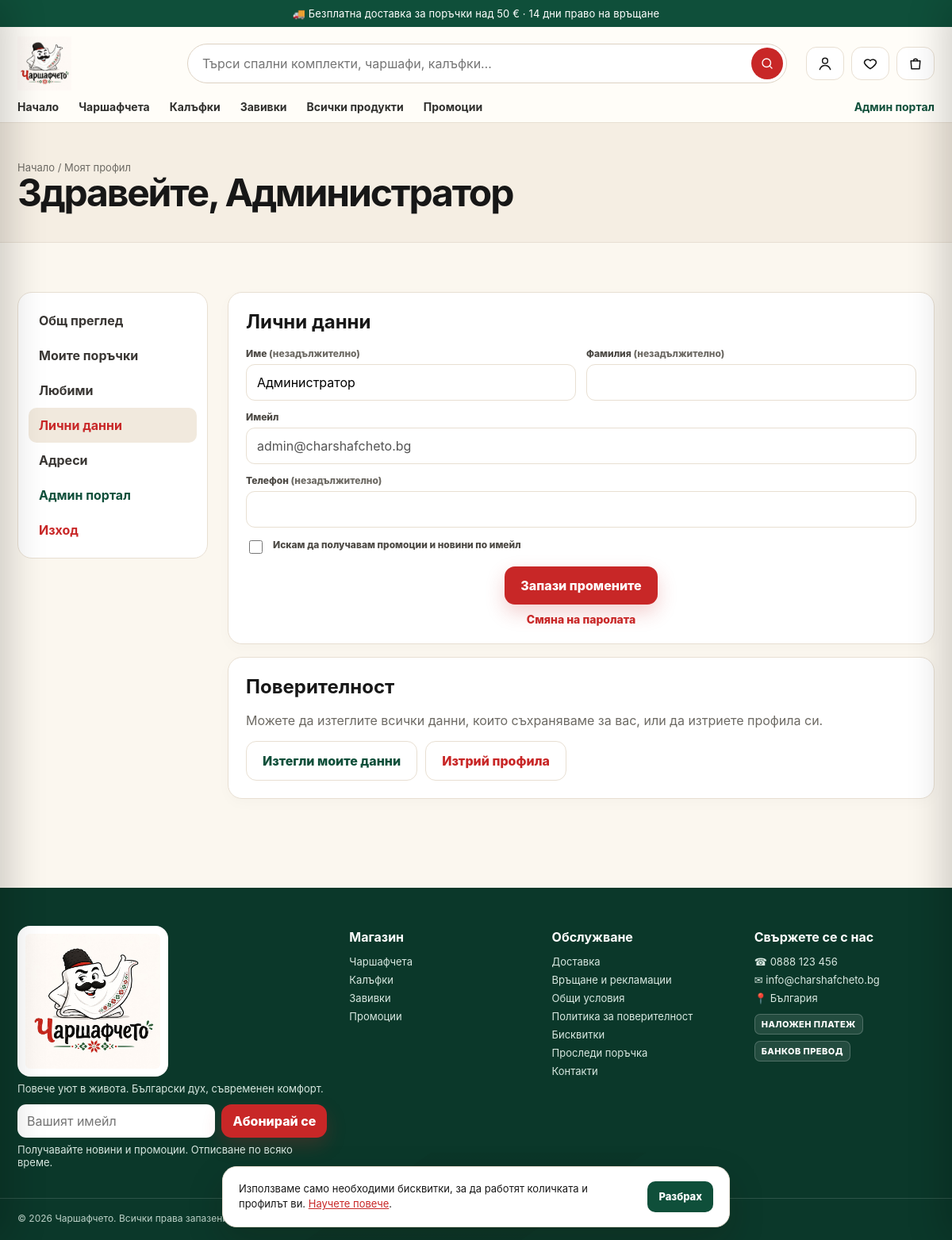
The page /account/profile/ (signed in) on the database its author committed.
### core/models.py (models this page shows, shortened)
class SiteSettings(models.Model):
    CURRENCY_CHOICES = [("EUR", "EUR (€)"), ("BGN", "BGN (лв.)")]
    store_name = models.CharField("име на магазина", max_length=80, default="Чаршафчето")
    tagline = models.CharField("слоган", max_length=160, default="Повече уют в живота")
    announcement = models.CharField(
        "лента с обява",
        max_length=200,
        blank=True,
        default="🚚 Безплатна доставка за поръчки над 50 € · 14 дни право на връщане",
    )
    currency = models.CharField("валута", max_length=3, choices=CURRENCY_CHOICES, default="EUR")
    show_secondary_currency = models.BooleanField(
        "показвай и цена в лева", default=True, help_text="Двойно обозначаване EUR / BGN по фиксирания курс."
    )
    free_shipping_threshold = models.DecimalField(
        "безплатна доставка над", max_digits=10, decimal_places=2, default=Decimal("50.00")
    )
    vat_rate = models.DecimalField("ДДС %", max_digits=5, decimal_places=2, default=Decimal("20.00"))
    prices_include_vat = models.BooleanField("цените са с ДДС", default=True)
    low_stock_threshold = models.PositiveIntegerField("праг за ниска наличност", default=5)
    contact_email = models.EmailField("имейл за контакт", default="info@charshafcheto.bg")
    orders_email = models.EmailField("имейл за известия за поръчки", default="orders@charshafcheto.bg")
    contact_phone = models.CharField("телефон", max_length=40, default="0888 123 456")
    address = models.CharField("адрес", max_length=200, default="България")
    company_name = models.CharField("фирма", max_length=120, blank=True)
    company_eik = models.CharField("ЕИК", max_length=20, blank=True)
    bank_iban = models.CharField("IBAN за банков превод", max_length=40, blank=True)
    bank_name = models.CharField("банка", max_length=80, blank=True)
    facebook_url = models.URLField(blank=True)
    instagram_url = models.URLField(blank=True)
    meta_description = models.CharField(
        "SEO описание",
        max_length=300,
        default="Спални комплекти, чаршафи, калъфки и завивки с български дух.",
    )
    updated_at = models.DateTimeField(auto_now=True)
    CACHE_KEY = "site_settings"
    class Meta:
        verbose_name = "настройки на магазина"
        verbose_name_plural = "настройки на магазина"
    @classmethod
    def load(cls):
        obj = cache.get(cls.CACHE_KEY)
        if obj is None:
            obj, _ = cls.objects.get_or_create(pk=1)
            cache.set(cls.CACHE_KEY, obj, 300)
        return obj

class Page(models.Model):
    title = models.CharField("заглавие", max_length=120)
    slug = models.SlugField(unique=True, allow_unicode=True)
    body = models.TextField("съдържание", help_text="Позволен е обикновен HTML.")
    show_in_footer = models.BooleanField("в долното меню", default=True)
    order = models.PositiveIntegerField(default=0)
    updated_at = models.DateTimeField(auto_now=True)
    class Meta:
        ordering = ["order", "title"]
        verbose_name = "страница"
        verbose_name_plural = "страници"
    def get_absolute_url(self):
        from django.urls import reverse
        return reverse("core:page", args=[self.slug])

### catalog/models.py (models this page shows, shortened)
class Category(models.Model):
    name = models.CharField("име", max_length=100)
    slug = models.SlugField(unique=True, max_length=120, blank=True)
    parent = models.ForeignKey(
        "self", null=True, blank=True, on_delete=models.SET_NULL, related_name="children", verbose_name="родител"
    )
    tagline = models.CharField("подзаглавие", max_length=160, blank=True)
    description = models.TextField("описание", blank=True)
    image = models.ImageField("изображение", upload_to="categories/", blank=True)
    is_active = models.BooleanField("активна", default=True)
    show_in_menu = models.BooleanField("в главното меню", default=True)
    position = models.PositiveIntegerField("подредба", default=0)
    class Meta:
        ordering = ["position", "name"]
        verbose_name = "категория"
        verbose_name_plural = "категории"
    def get_absolute_url(self):
        return reverse("catalog:category", args=[self.slug])

### accounts/models.py (models this page shows, shortened)
class User(AbstractUser):
    username = None
    email = models.EmailField("имейл", unique=True)
    phone = models.CharField("телефон", max_length=32, blank=True)
    marketing_consent = models.BooleanField("съгласие за маркетинг", default=False)
    email_verified = models.BooleanField("потвърден имейл", default=False)
    USERNAME_FIELD = "email"
    REQUIRED_FIELDS = []
    objects = UserManager()
    class Meta:
        verbose_name = "потребител"
        verbose_name_plural = "потребители"

### accounts/views.py (the view)
# urls.py: path("profile/", views.profile, name="profile"),
@login_required
def profile(request):
    form = ProfileForm(request.POST or None, instance=request.user)
    if request.method == "POST" and form.is_valid():
        form.save()
        messages.success(request, "Промените са записани.")
        return redirect("accounts:profile")
    return render(request, "accounts/profile.html", {"tab": "profile", "form": form})

### accounts/forms.py
class ProfileForm(forms.ModelForm):
    class Meta:
        model = User
        fields = ["first_name", "last_name", "phone", "marketing_consent"]
        labels = {"first_name": "Име", "last_name": "Фамилия", "marketing_consent": "Искам да получавам промоции и новини по имейл"}

### cart/cart.py (called while the page is built)
    def __len__(self):
        return sum(self.data.values())

    @property
    def count(self):
        return len(self)

### core/context_processors.py (called while the page is built)
def store(request):
    if request.path.startswith(("/static/", "/media/")):
        return {}
    wishlist_ids = set()
    if request.user.is_authenticated:
        wishlist_ids = set(WishlistItem.objects.filter(user=request.user).values_list("product_id", flat=True))
    else:
        wishlist_ids = set(request.session.get("wishlist", []))
    return {
        "store": SiteSettings.load(),
        "cart": Cart(request),
        "wishlist_ids": wishlist_ids,
        "menu_categories": Category.objects.filter(is_active=True, show_in_menu=True, parent__isnull=True),
        "footer_pages": Page.objects.filter(show_in_footer=True),
        "card_payments_enabled": bool(settings.STRIPE_SECRET_KEY),
        "SITE_URL": settings.SITE_URL,
    }

### templates/accounts/profile.html
{% extends "accounts/_layout.html" %}
{% block panel %}
<div class="panel">
  <h2>Лични данни</h2>
  <form method="post" class="form-grid">{% csrf_token %}
    {% include "_field.html" with field=form.first_name %}
    {% include "_field.html" with field=form.last_name %}
    <div class="field full"><label>Имейл</label><input value="{{ user.email }}" disabled></div>
    {% include "_field.html" with field=form.phone class="full" %}
    {% include "_field.html" with field=form.marketing_consent class="full" %}
    <div class="field full form-actions"><button class="btn btn-primary">Запази промените</button><a class="text-link" href="{% url 'accounts:password_change' %}">Смяна на паролата</a></div>
  </form>
</div>
<div class="panel" style="margin-top:16px">
  <h2>Поверителност</h2>
  <p class="muted">Можете да изтеглите всички данни, които съхраняваме за вас, или да изтриете профила си.</p>
  <div class="form-actions"><a class="btn btn-secondary" href="{% url 'accounts:export' %}">Изтегли моите данни</a><a class="btn btn-ghost" style="color:var(--red)" href="{% url 'accounts:delete' %}">Изтрий профила</a></div>
</div>
{% endblock %}

### templates/accounts/_layout.html (shortened to what this page needs)
{% extends "base.html" %}
{% block content %}
<section class="page-hero"><div class="shell"><nav class="crumb"><a href="{% url 'core:home' %}">Начало</a> / Моят профил</nav><h1>Здравейте, {{ user.first_name|default:user.email }}</h1></div></section>
<section class="section"><div class="shell account-layout">
  <aside class="side">
    <a href="{% url 'accounts:dashboard' %}" class="{% if tab == 'dashboard' %}active{% endif %}">Общ преглед</a>
    <a href="{% url 'accounts:orders' %}" class="{% if tab == 'orders' %}active{% endif %}">Моите поръчки</a>
    <a href="{% url 'catalog:wishlist' %}">Любими</a>
    <a href="{% url 'accounts:profile' %}" class="{% if tab == 'profile' %}active{% endif %}">Лични данни</a>
    <a href="{% url 'accounts:addresses' %}" class="{% if tab == 'addresses' %}active{% endif %}">Адреси</a>
    {% if user.is_staff %}<a href="{% url 'dashboard:home' %}" style="color:var(--green)">Админ портал</a>{% endif %}
    <form method="post" action="{% url 'accounts:logout' %}">{% csrf_token %}<button>Изход</button></form>
  </aside>
  <div>
    {% block panel %}{% endblock %}
  </div>
</div></section>
{% endblock %}

### templates/base.html (shortened to what this page needs)
{% load static store_tags %}<!doctype html>
<html lang="bg">
<head>
  <link rel="stylesheet" href="{% static 'css/store.css' %}">
</head>
<body>
{% if store.announcement %}<div class="announcement">{{ store.announcement }}</div>{% endif %}
<header class="header">
  <div class="shell">
    <div class="header-main">
      <a class="brand" href="{% url 'core:home' %}"><img src="{% static 'img/logo.png' %}" alt="{{ store.store_name }}" width="68" height="68"></a>
      <form class="search-wrap" action="{% url 'catalog:shop' %}" method="get" role="search">
        <input id="globalSearch" class="search" name="q" placeholder="Търси спални комплекти, чаршафи, калъфки…" value="{{ request.GET.q|default:'' }}" autocomplete="off">
        <button class="search-btn" aria-label="Търси"><svg class="i"><use href="#i-search"/></svg></button>
      </form>
      <div class="header-actions">
        <a class="icon-btn" href="{% url 'accounts:dashboard' %}" title="Моят профил" aria-label="Моят профил"><svg class="i"><use href="#i-user"/></svg></a>
        <a class="icon-btn" href="{% url 'catalog:wishlist' %}" title="Любими" aria-label="Любими" data-wishlist-link><svg class="i"><use href="#i-heart"/></svg></a>
        <a class="icon-btn" href="{% url 'cart:detail' %}" title="Количка" aria-label="Количка" data-cart-open><svg class="i"><use href="#i-bag"/></svg></a>
      </div>
    </div>
    <nav class="nav" aria-label="Основна навигация">
      <a href="{% url 'core:home' %}" {% if request.resolver_match.url_name == 'home' %}class="active"{% endif %}>Начало</a>
      {% for cat in menu_categories %}<a href="{{ cat.get_absolute_url }}" {% if current_category.pk == cat.pk %}class="active"{% endif %}>{{ cat.name }}</a>{% endfor %}
      <a href="{% url 'catalog:shop' %}" {% if request.resolver_match.url_name == 'shop' and not current_category %}class="active"{% endif %}>Всички продукти</a>
      <a href="{% url 'catalog:sale' %}" class="accent">Промоции</a>
      {% if user.is_staff %}<a href="{% url 'dashboard:home' %}" class="admin-link">Админ портал</a>{% endif %}
    </nav>
  </div>
</header>
<main id="main">{% block content %}{% endblock %}</main>
<footer class="footer">
  <div class="shell footer-grid">
    <div>
      <img class="footer-logo" src="{% static 'img/logo.png' %}" alt="{{ store.store_name }}" loading="lazy">
      <p>{{ store.tagline }}. Български дух, съвременен комфорт.</p>
      <form class="newsletter" method="post" action="{% url 'core:newsletter' %}">{% csrf_token %}
        <input id="nlEmail" type="email" name="email" placeholder="Вашият имейл" required>
        <button class="btn btn-primary">Абонирай се</button>
      </form>
      <p class="small">Получавайте новини и промоции. Отписване по всяко време.</p>
    </div>
    <div>
      <h4>Магазин</h4>
      {% for cat in menu_categories %}<a href="{{ cat.get_absolute_url }}">{{ cat.name }}</a>{% endfor %}
      <a href="{% url 'catalog:sale' %}">Промоции</a>
    </div>
    <div>
      <h4>Обслужване</h4>
      {% for page in footer_pages %}<a href="{{ page.get_absolute_url }}">{{ page.title }}</a>{% endfor %}
      <a href="{% url 'orders:track' %}">Проследи поръчка</a>
      <a href="{% url 'core:contact' %}">Контакти</a>
    </div>
    <div>
      <h4>Свържете се с нас</h4>
      <p>☎ <a href="tel:{{ store.contact_phone|cut:' ' }}" style="display:inline">{{ store.contact_phone }}</a></p>
      <p>✉ <a href="mailto:{{ store.contact_email }}" style="display:inline">{{ store.contact_email }}</a></p>
      <p>📍 {{ store.address }}</p>
      <div class="pay-icons" aria-label="Методи на плащане"><span>НАЛОЖЕН ПЛАТЕЖ</span>{% if card_payments_enabled %}<span>VISA</span><span>MASTERCARD</span>{% endif %}<span>БАНКОВ ПРЕВОД</span></div>
    </div>
  </div>
  <div class="shell copyright">© {% now "Y" %} {{ store.company_name|default:store.store_name }}{% if store.company_eik %} · ЕИК {{ store.company_eik }}{% endif %}. Всички права запазени.</div>
</footer>
<div class="cookie-bar hidden" id="cookieBar" role="dialog" aria-label="Бисквитки">
  <p>Използваме само необходими бисквитки, за да работят количката и профилът ви. <a href="{% url 'core:page' 'biskvitki' %}">Научете повече</a>.</p>
  <button class="btn btn-green btn-small" type="button" data-cookie-ok>Разбрах</button>
</div>
</body>
</html>

### templates/_field.html (shortened to what this page needs)
<div class="field {{ class }}{% if field.errors %} has-error{% endif %}"{% if attrs %} {{ attrs }}{% endif %}>
  {% if field.field.widget.input_type == 'checkbox' %}
    <label class="check">{{ field }} <span>{{ field.label }}</span></label>
  {% else %}
    <label for="{{ field.id_for_label }}">{{ field.label }}{% if not field.field.required %} <span class="muted">(незадължително)</span>{% endif %}</label>
    {{ field }}
  {% endif %}
</div>

### rows shown on the page
SiteSettings: announcement "🚚 Безплатна доставка за поръчки над 50 € · 14 дни право на връщане", tagline "Повече уют в живота", contact_phone "0888 123 456", contact_email "info@charshafcheto.bg", address "България", company_name "Чаршафчето"
Category: name "Чаршафчета"
Category: name "Калъфки"
Category: name "Завивки"
User: first_name "Администратор", email "admin@charshafcheto.bg"
Page: title "Доставка"
Page: title "Връщане и рекламации"
Page: title "Общи условия"
Page: title "Политика за поверителност"
Page: title "Бисквитки"

### other values the page prints
{{ field.label }} "Име Фамилия Телефон"
{{ field.label }} "Искам да получавам промоции и новини по имейл"
